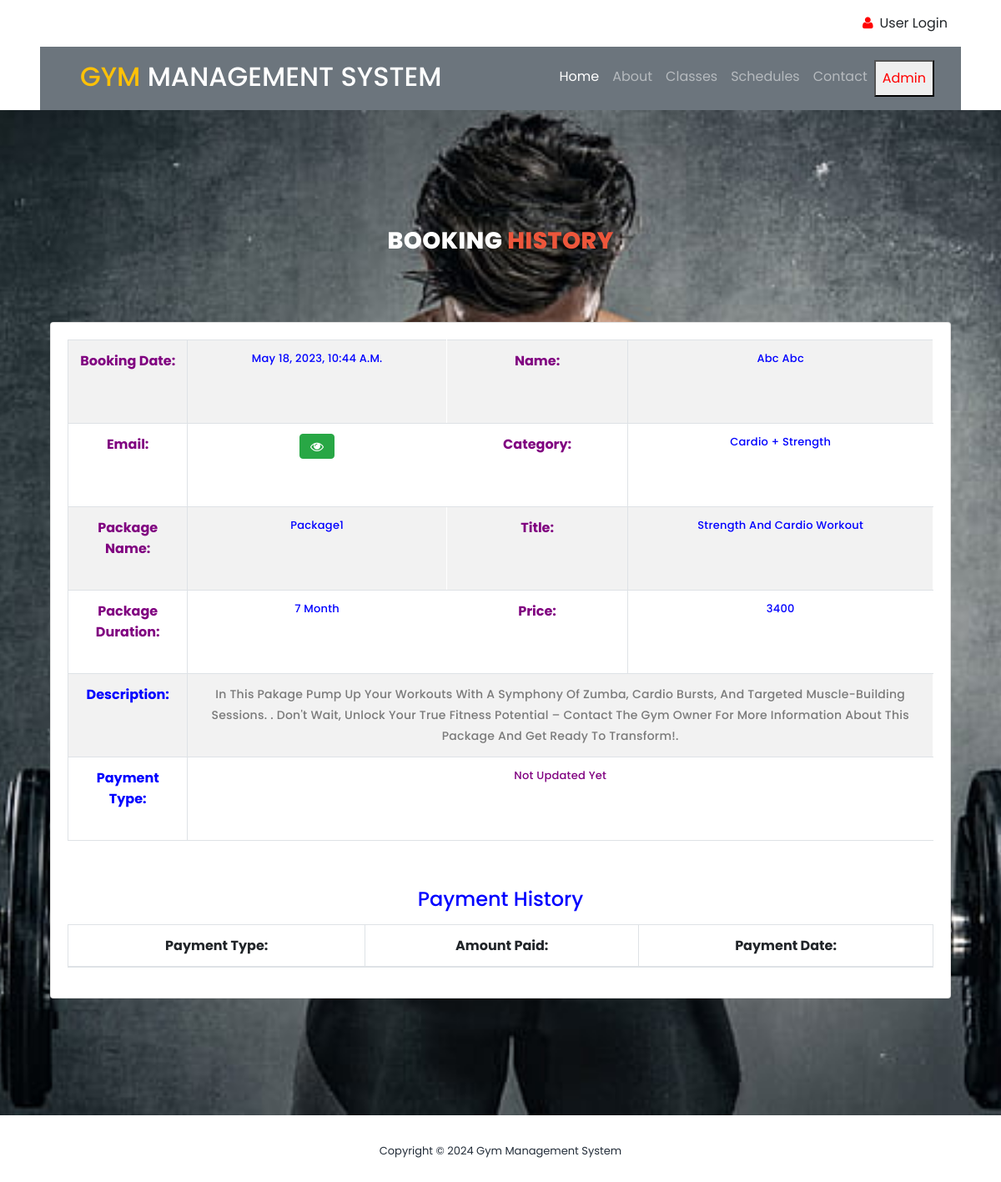
Screenshot of /booking_detail/20/ with the database file from the repository.
### gym/models.py (models this page shows, shortened)
class Booking(models.Model):
    package = models.ForeignKey(
        Package, on_delete=models.CASCADE, null=True, blank=True)
    register = models.ForeignKey(
        Signup, on_delete=models.CASCADE, null=True, blank=True)
    bookingnumber = models.CharField(max_length=100, null=True, blank=True)
    status = models.IntegerField(choices=STATUS, default=1)
    creationdate = models.DateTimeField(auto_now_add=True)

class Package(models.Model):
    category = models.ForeignKey(Category, on_delete=models.CASCADE, null=True)
    packagename = models.ForeignKey(
        Packagetype, on_delete=models.CASCADE, null=True)
    titlename = models.CharField(max_length=200, null=True)
    packageduration = models.CharField(max_length=50, null=True)
    price = models.CharField(max_length=200, null=True)
    description = models.CharField(max_length=200, null=True)
    creationdate = models.DateTimeField(auto_now_add=True)

class Signup(models.Model):
    user = models.ForeignKey(User, on_delete=models.CASCADE, null=True)
    mobile = models.CharField(max_length=15, null=True)
    state = models.CharField(max_length=150, null=True)
    city = models.CharField(max_length=150, null=True)
    address = models.CharField(max_length=200, null=True)
    creationdate = models.DateTimeField(auto_now_add=True)

class Category(models.Model):
    categoryname = models.CharField(max_length=200, null=True)
    status = models.CharField(max_length=300, null=True)
    creationdate = models.DateTimeField(auto_now_add=True)

class Packagetype(models.Model):
    category = models.ForeignKey(Category, on_delete=models.CASCADE, null=True)
    packagename = models.CharField(max_length=200, null=True)
    creationdate = models.DateTimeField(auto_now_add=True)
    def __str__(self):
        return self.packagename

### gym/views.py (the view, shortened to what this page needs)
# urls.py: path('booking_detail/<int:pid>/', booking_detail, name="booking_detail"),
def booking_detail(request, pid):
    data = Booking.objects.get(id=pid)
    payment = Paymenthistory.objects.filter(booking=data)
    if request.user.is_staff:
        return render(request, "admin/admin_booking_detail.html", locals())
    else:
        return render(request, "user_booking_detail.html", locals())

### gym/templates/user_booking_detail.html (shortened to what this page needs)
{% load static %}
<link rel="stylesheet" href="https://cdnjs.cloudflare.com/ajax/libs/font-awesome/6.2.0/css/all.min.css" />
<html lang="en">
<head>
    <link rel="stylesheet" type="text/css" href="{% static 'assets/css/bootstrap.min.css' %}">
    <link rel="stylesheet" type="text/css" href="{% static 'assets/css/font-awesome.css' %}">
    <link rel="stylesheet" href="{% static 'assets/css/templatemo-training-studio.css' %}">
</head>
<div class="container-fluid py-3 px-lg-5 d-none d-lg-block">
    <div class="row">
        {% if request.user.is_authenticated %}
        <div class="col-md-6 text-center text-lg-left mb-2 mb-lg-0">
            <div class="d-inline-flex align-items-center">
                <a class="text-body pr-3" href="/user_profile/"><i style="color:red" class="fa fa-user mr-2"></i>My Profile</a>
                <a class="text-body px-3" href="/user_change_password/"><i style="color:red" class="fa fa-unlock-alt mr-2"></i>Change Password</a>
                <a class="text-body px-3" href="/user_logout/"><i style="color:red" class="fa fa-envelope mr-2"></i>Logout</a>
            </div>
        </div>
        {% else %}
        <div class="col-md-12 text-center text-lg-right">
            <div class="d-inline-flex align-items-center">
                <a class="text-body px-3"  href="/user_login/">
                    <i style="color:red" class="fa fa-user mr-2"></i>User Login</a>
            </div>
        </div>
        {% endif %}
    </div>
</div>
<div class="container-fluid position-relative nav-bar p-0">
    <div class="position-relative px-lg-5" style="z-index: 9;">
        <nav class="navbar navbar-expand-lg bg-secondary navbar-dark py-3 py-lg-3 pl-3 pl-lg-5">
            <a href="" >
                <h2 class="text-uppercase text-warning mb-1">Gym <span class="text-white">Management System</span>
                </h2>
            </a>
            <div class="collapse navbar-collapse justify-content-between px-3" id="navbarCollapse">
                <div class="navbar-nav ml-auto py-0">
                    <a href="/" class="nav-item nav-link active">Home</a>
                    <a href="#features" class="nav-item nav-link">About</a>
                    <a href="#our-classes" class="nav-item nav-link">Classes</a>
                    <a href="#schedule" class="nav-item nav-link ">Schedules</a>
                    <a href="#contact-us" class="nav-item nav-link">Contact</a>
                    {% if request.user.is_authenticated %}
                    <a href="/booking_history/" class="nav-item nav-link">Booking History</a>
                    {% else %}
                    <a href="#admin"><button style="color:red" class="nav-item nav-link">Admin</button></a>
                    {% endif %}
                </div>
            </div>
        </nav>
    </div>
</div>
<body>
<section class="section" id="schedule">
    <div class="container">
        <div class="row">
            <div class="col-lg-6 offset-lg-3">
                <div class="section-heading dark-bg">
                    <h2>Booking <em>History</em></h2>
                </div>
            </div>
        </div>
        <section class="content">
        <div class="container">
            <div class="row">
                <div class="col-12">
                    <div class="card">
                        <div class="card-body">
                            <table id="example" class="table table-bordered table-striped">
                                <tr>
                                    <th style="color:purple">Booking Date:</th>
                                    <td style="color:blue">{{data.package.creationdate}}</td>
                                    <th style="color:purple">Name:</th>
                                    <td style="color:blue">{{data.register.user.first_name}} {{data.register.user.last_name}}</td>
                                </tr>
                                <tr>
                                    <th style="color:purple">Email:</th>
                                    <td>
                                        <button type="button" class="btn btn-success" id="email-btn-{{forloop.counter}}" onclick="togglePassword('email-{{forloop.counter}}', this.id)"><i class="fa fa-eye"></i></button>
                                    </td>
                                    <th style="color:purple">Category:</th>
                                    <td style="color:blue">{{data.package.category.categoryname}}</td>
                                </tr>
                                <tr>
                                    <th style="color:purple">Package Name:</th>
                                    <td style="color:blue">{{data.package.packagename}}</td>
                                    <th style="color:purple">Title:</th>
                                    <td style="color:blue">{{data.package.titlename}}</td>
                                </tr>
                                <tr>
                                    <th style="color:purple">Package Duration:</th>
                                    <td style="color:blue">{{data.package.packageduration}}</td>
                                    <th style="color:purple">Price:</th>
                                    <td style="color:blue">{{data.package.price}}</td>
                                </tr>
                                <tr>
                                    <th style="color:blue">Description:</th>
                                    <td colspan="10" style="color:purple">{{data.package.description|safe}}</td>
                                </tr>
                                <tr>
                                    <th style="color:blue">Payment Type:</th>
                                    <td colspan="10" style="color:purple">{{data.get_status_display}}</td>
                                </tr>
                            </table>
                            <table id="example6" class="table table-bordered table-striped">
                                        <div class="card-body">
                                            <tr>
                                                <center>
                                                    <h4 style="color:blue">Payment History</h4>
                                                </center>
                                            </tr>
                                            <table id="example5" class="table table-bordered table-striped">
                                                <thead>
                                                <tr>
                                                    <th>Payment Type:</th>
                                                    <th>Amount Paid:</th>
                                                    <th>Payment Date:</th>
                                                </tr>
                                                </thead>
                                            </table>
                                        </div>
                            </table>
                        </div>
                    </div>
                </div>
            </div>
        </div>
        </section>
    </div>
</section>
<footer>
    <div class="container">
        <div class="row">
            <div class="col-lg-12">
                <p>Copyright &copy;
                    Gym Management System
                </p>
            </div>
        </div>
    </div>
</footer>
</body>
</html>

### gym/static/assets/css/templatemo-training-studio.css (style rules this page uses)
html, body, div, span, applet, object, iframe, h1, h2, h3, h4, h5, h6, p, blockquote, div pre, a, abbr, acronym, address, big, cite, code, del, dfn, em, font, img, ins, kbd, q, s, samp, small, strike, strong, sub, sup, tt, var, b, u, i, center, dl, dt, dd, ol, ul, li, figure, header, nav, section, article, aside, footer, figcaption { margin: 0; padding: 0; border: 0; outline: 0; }
header, nav, section, article, aside, footer, hgroup { display: block; }
* { box-sizing: border-box; }
html, body { font-family: 'Poppins', sans-serif; font-weight: 400; background-color: #fff; font-size: 16px; -ms-text-size-adjust: 100%; -webkit-font-smoothing: antialiased; -moz-osx-font-smoothing: grayscale; }
a { text-decoration: none !important; }
h1, h2, h3, h4, h5, h6 { margin-top: 0px; margin-bottom: 0px; }
p { font-size: 14px; line-height: 25px; color: #7a7a7a; }
html, body { background: #fff; font-family: 'Poppins', sans-serif; }
.section-heading { text-align: center; margin-top: 140px; margin-bottom: 80px; }
.section-heading h2 { font-size: 28px; font-weight: 800; color: #232d39; text-transform: uppercase; letter-spacing: 0.5px; margin-top: 0px; margin-bottom: 0px; }
.section-heading h2 em { font-style: normal; color: #ed563b; }
.dark-bg h2 { color: #fff; }
#schedule { padding: 0px 0px 140px 0px; background-image: url(../images/schedule-bg.jpg); background-position: center center; background-repeat: no-repeat; background-size: cover; }
#schedule table { width: 100%; text-align: center; border: 1px solid #fff; }
#schedule table tbody tr { border-bottom: 1px solid #fff; }
#schedule table tbody tr td { border-right: 1px solid #fff; height: 100px; }
#schedule table tr td { color: #fff; font-size: 13px; text-transform: capitalize; font-weight: 500; letter-spacing: 0.25px; }
footer { text-align: center; padding: 30px 0px; }
footer p { color: #232d39; font-size: 13px; }

### gym/templates/user_booking_detail.html (style rules this page uses)
td { padding:0px; }

### rows the page displays
Booking: package.creationdate "May 18, 2023, 10:44 A.m.", register.user.first_name "Abc", register.user.last_name "Abc", package.category.categoryname "Cardio + Strength", package.packagename "Package1", package.titlename "Strength And Cardio Workout", package.packageduration "7 Month", package.price "3400", package.description "In This Pakage Pump Up Your Workouts With A Symphony Of Zumba, Cardio Bursts, And Targeted Muscle-Building Sessions. . Don't Wait, Unlock Your True Fitness Potential – Contact The Gym Owner For More Information About This Package And Get Ready To Transform!.", status "Not Updated Yet"
